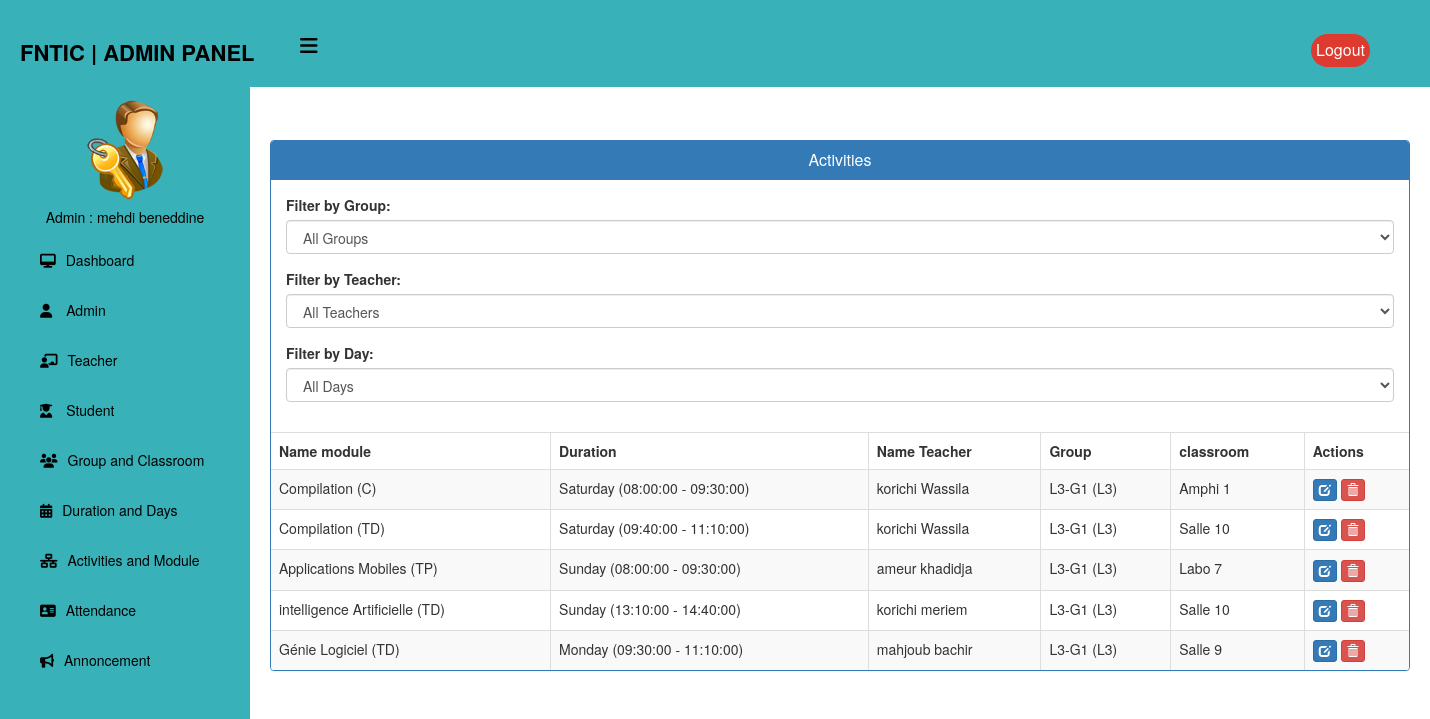
The app's page /admin-view-Activities (signed in) with its own data.
### home/models.py (models this page shows, shortened)
class Activities(models.Model):
    module = models.ForeignKey(Module, on_delete=models.CASCADE)
    duration = models.ForeignKey(Duration, on_delete=models.CASCADE)
    classroom = models.ForeignKey(room, on_delete=models.CASCADE)
    teacher = models.ForeignKey(TeacherExtra, on_delete=models.CASCADE)
    group = models.ForeignKey(Group,on_delete=models.CASCADE , null=True)
    class Meta:
        ordering = ['duration']

class Module(models.Model):
    name = models.CharField(max_length=50)
    codeM = models.CharField(max_length=10,choices=codeM,default='C')
    level = models.CharField(max_length=10,choices=level,default='L1')

class Duration(models.Model):
    name = models.ForeignKey(Days, on_delete=models.CASCADE)
    start_time = models.TimeField(null=True)
    end_time = models.TimeField(null=True)
    def __str__(self):
        return f"{self.name} ({self.start_time} - {self.end_time})"

class Days(models.Model):
    name = models.CharField(max_length=100)
    order = models.IntegerField(null=True)
    def __str__(self):
        return self.name
    class Meta:
        ordering = ['order']

class TeacherExtra(models.Model):
    user=models.OneToOneField(User,on_delete=models.CASCADE)
    groups = models.ManyToManyField(Group, blank=True)
    joindate=models.DateField(auto_now_add=True)
    mobile = models.CharField(max_length=40)
    status=models.BooleanField(default=False)

class Group(models.Model):
    LEVEL_CHOICES = [
        ('L1', 'L1'),
        ('L2', 'L2'),
        ('L3', 'L3'),
    ]
    name = models.CharField(max_length=60)
    ability = models.PositiveIntegerField(null=True)
    level = models.CharField(max_length=10, choices=LEVEL_CHOICES, default='L1')
    def __str__(self):
        return self.name
    class Meta:
        ordering = ['name']

class room(models.Model):
    name = models.CharField(max_length=40)
    ability = models.PositiveIntegerField(null=True)
    def __str__(self):
        return self.name

### home/views.py (the view)
# urls.py: path('admin-view-Activities', views.admin_view_Activities_view,name='admin-view-Activities'),
@login_required(login_url="login")
@user_passes_test(is_admin)
def admin_view_Activities_view(request):
    activities = models.Activities.objects.all()
    teachers = models.TeacherExtra.objects.all()  # Retrieve id and name only
    durations = models.Days.objects.all()
    groups = models.Group.objects.all()
    context = {
        'activities': activities,
        'teachers': teachers,
        'durations': durations,
        'groups': groups,
    }
    return render(request, 'school/admin_view_Activities.html', context)

### home/views.py (called while the page is built)
def is_admin(user):
    return user.groups.filter(name='ADMIN').exists()

### templates/school/admin_view_Activities.html (shortened to what this page needs)
{% extends 'school/adminbase.html' %}
{% block content %}
<head>
  <link href="//netdna.bootstrapcdn.com/bootstrap/3.0.0/css/bootstrap.min.css" rel="stylesheet" id="bootstrap-css">
</head>
<br><br>
<div class="container">
  <div class="row">
    <div class="col-xs-12">
      <div class="panel panel-primary">
        <div class="panel-heading">
          <h6 class="panel-title">Activities</h6>
        </div>
        <div class="panel-body">
          <div class="form-group">
            <label class="filter-label" for="group-select">Filter by Group:</label>
            <select class="form-control" id="group-select">
              <option value="all">All Groups</option>
            </select>
          </div>
          <div class="form-group">
            <label class="filter-label" for="teacher-select">Filter by Teacher:</label>
            <select class="form-control" id="teacher-select">
              <option value="all">All Teachers</option>
            </select>
          </div>
          <div class="form-group">
            <label class="filter-label" for="day-select">Filter by Day:</label>
            <select class="form-control" id="day-select">
              <option value="all">All Days</option>
            </select>
          </div>
        </div>
        <table class="table table-responsive table-hover table-striped table-bordered" id="dev-table">
          <thead>
            <tr>
              <th>Name module</th>
              <th>Duration</th>
              <th>Name Teacher</th>
              <th>Group</th>
              <th>classroom</th>
              <th>Actions</th>
            </tr>
          </thead>
          <tbody>
            {% for activity in activities %}
              <tr class="group-row teacher-row" data-group="{{ activity.group }}" data-teacher="{{ activity.teacher.id }}" data-day="{{ activity.duration.name }}">
                <td>{{ activity.module.name }} ({{ activity.module.codeM }})</td>
                <td>{{ activity.duration }}</td>
                <td>{{ activity.teacher.user.first_name }} {{ activity.teacher.user.last_name }}</td>
                <td>{{ activity.group.name }} ({{ activity.group.level }})</td>
                <td>{{ activity.classroom }}</td>
                <td>
                  <a class="btn btn-primary btn-xs" href="{% url 'update-Activities' activity.id %}">
                    <span class="glyphicon glyphicon-edit"></span>
                  </a>
                  <a class="btn btn-danger btn-xs" href="{% url 'delete-Activities-from-University' activity.id %}">
                    <span class="glyphicon glyphicon-trash"></span>
                  </a>
                </td>
              </tr>
              {% endfor %}
          </tbody>
        </table>
      </div>
    </div>
  </div>
</div>
{% endblock content %}

### templates/school/adminbase.html (shortened to what this page needs)
{% load static %}
<!DOCTYPE html>
<html lang="en" dir="ltr">
<head>
  <link rel="stylesheet" href="https://cdnjs.cloudflare.com/ajax/libs/font-awesome/6.4.0/css/all.min.css">
</head>
<body>
  <header>
    <label for="check">
      <i class="fas fa-bars" id="sidebar_btn"></i>
    </label>
    <div class="left_area">
      <h3>FNTIC | Admin Panel</h3>
    </div>
    <div class="right_area">
      <a href="{%url 'admin_logout'%}" class="logout_btn">Logout</a>
    </div>
  </header>
  <div class="sidebar">
    <center>
      <img src="{% static 'image/admin-icn.png' %}" class="profile_image" alt="">
      <h5>Admin : {{request.user.first_name}} {{ user.last_name }}</h5>
    </center>
    <a href="/admin-dashboard"><i class="fas fa-desktop"></i><span>Dashboard</span></a>
    <a href="/admin-admin"><i class="fas fa-user"></i> <span>Admin</span></a>
    <a href="/admin-teacher"><i class="fas fa-chalkboard-teacher"></i><span>Teacher</span></a>
    <a href="/admin-student"> <i class="fas fa-user-graduate"></i> <span>Student</span></a>
    <a href="/admin-group"><i class="fas fa-users"></i><span>Group and Classroom</span></a>
    <a href="/admin-duration-module"><i class="fas fa-calendar-alt"></i><span>Duration and Days</span></a>
    <a href="/admin-Activities"><i class="fas fa-network-wired"></i><span>Activities and Module</span></a>
    <a href="/admin-attendance"><i class="fas fa-address-card"></i><span>Attendance</span></a>
    <a href="/admin-notice"><i class="fas fa-bullhorn"></i><span>Annoncement</span></a>
  </div>
  <div class="content">
    <br><br><br><br><br>
    {% block content %}
    {% endblock content %}
</body>
</html>

### templates/school/adminbase.html (style rules this page uses)
a:link { text-decoration: none; }
body { margin: 0; padding: 0; font-family: "Roboto", sans-serif; }
header { position: fixed; background: #38b2b8; padding: 20px; width: 100%; z-index: 1; }
.left_area h3 { color: #000; margin: 0px; text-transform: uppercase; font-size: 22px; font-weight: 900; }
.logout_btn { padding: 5px; background: #dd3b30; text-decoration: none; float: right; margin-top: -30px; margin-right: 40px; border-radius: 30px; font-size: 16px; font-weight: 500; color: #fff; transition: 0.5s; }
.sidebar { background: #38b2b8; margin-top: 70px; padding-top: 30px; position: fixed; left: 0; width: 250px; height: 100%; transition: 0.5s; transition-property: left; }
.sidebar .profile_image { width: 100px; height: 100px; border-radius: 100px; margin-bottom: 10px; }
.sidebar h5 { color: #000; text size: 12px; margin-top: 0; margin-bottom: 10px; }
.sidebar a { color: #000; display: block; width: 100%; line-height: 50px; text-decoration: none; padding-left: 40px; box-sizing: border-box; transition: 0.5s; }
.sidebar i { padding-right: 10px; }
label #sidebar_btn { z-index: 1; color: #000; position: fixed; cursor: pointer; left: 300px; font-size: 20px; margin: 5px 0; transition: 0.5s; transition-property: color; }
.content { margin-left: 250px; background-position: center; background-size: cover; height: 100vh; transition: 0.5s; }

### templates/school/admin_view_Activities.html (style rules this page uses)
a:link { text-decoration: none; }
h6 { text-align: center; }

### records on screen
Activities: module.name "Compilation", module.codeM "C", duration "Saturday (08:00:00 - 09:30:00)", teacher.user.first_name "korichi", teacher.user.last_name "Wassila", group.name "L3-G1", group.level "L3", classroom "Amphi 1"
Activities: module.name "Compilation", module.codeM "TD", duration "Saturday (09:40:00 - 11:10:00)", teacher.user.first_name "korichi", teacher.user.last_name "Wassila", group.name "L3-G1", group.level "L3", classroom "Salle 10"
Activities: module.name "Applications Mobiles", module.codeM "TP", duration "Sunday (08:00:00 - 09:30:00)", teacher.user.first_name "ameur", teacher.user.last_name "khadidja", group.name "L3-G1", group.level "L3", classroom "Labo 7"
Activities: module.name "intelligence Artificielle", module.codeM "TD", duration "Sunday (13:10:00 - 14:40:00)", teacher.user.first_name "korichi", teacher.user.last_name "meriem", group.name "L3-G1", group.level "L3", classroom "Salle 10"
Activities: module.name "Génie Logiciel", module.codeM "TD", duration "Monday (09:30:00 - 11:10:00)", teacher.user.first_name "mahjoub", teacher.user.last_name "bachir", group.name "L3-G1", group.level "L3", classroom "Salle 9"

### other values on screen
{{ request.user.first_name }} "mehdi"
{{ user.last_name }} "beneddine"
